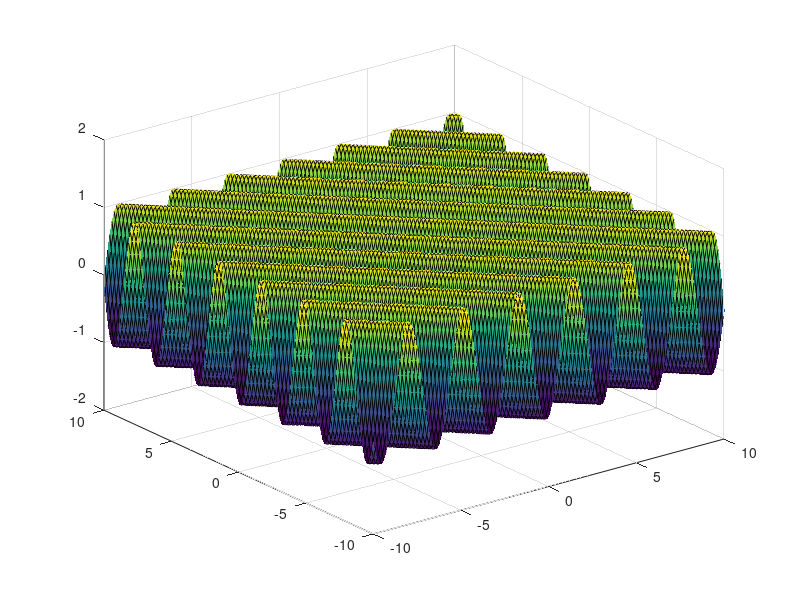
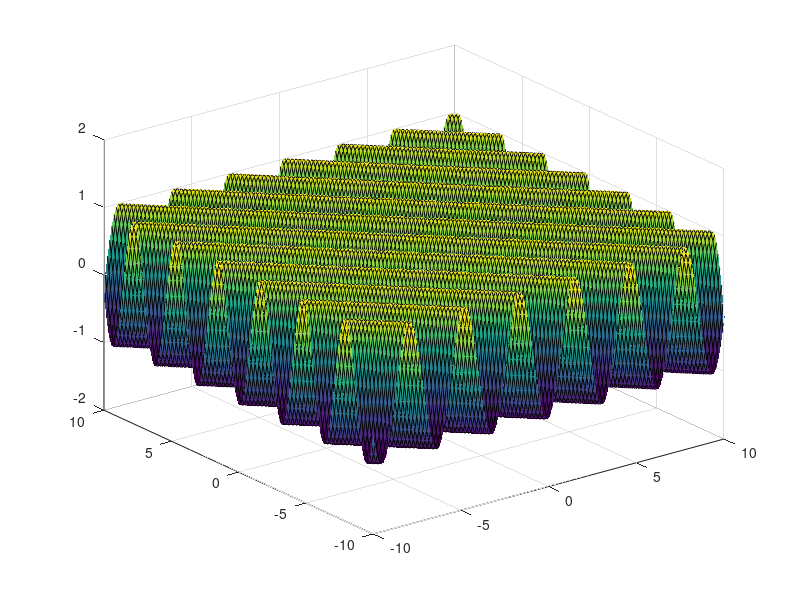
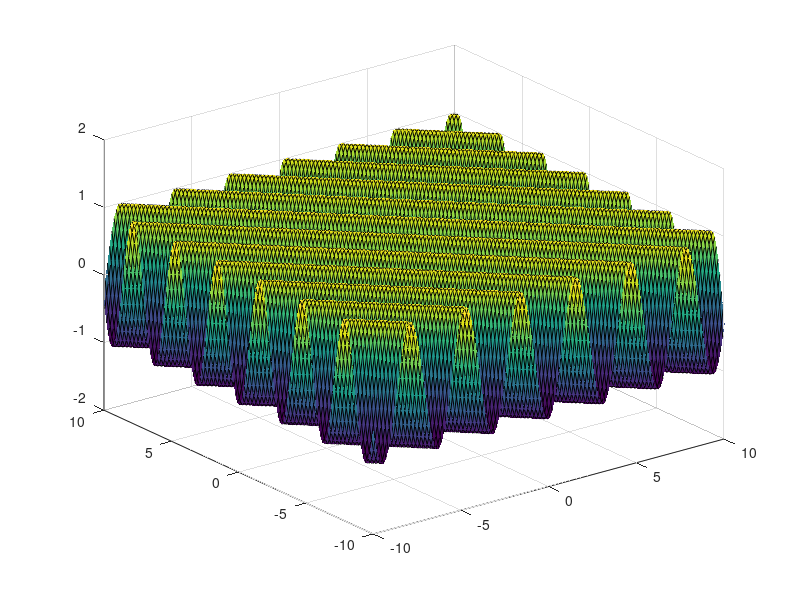
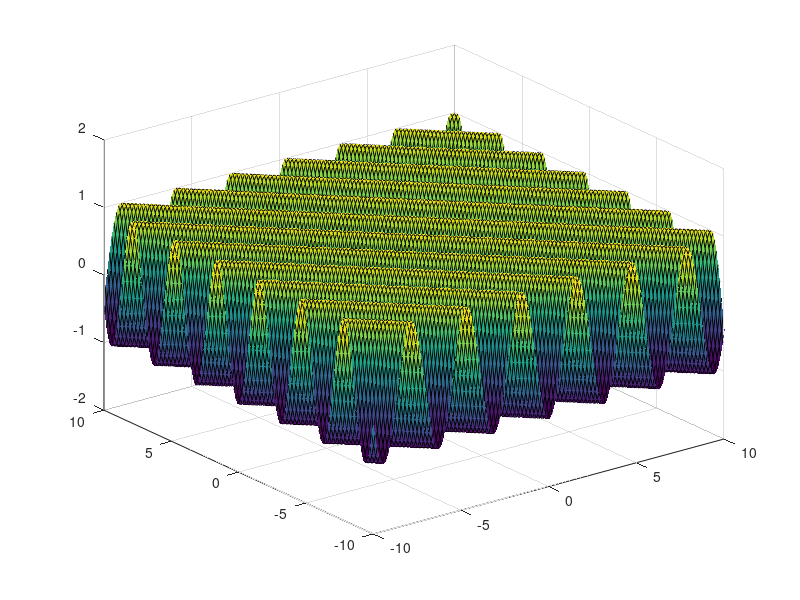

Write MATLAB code to recreate these figures, in order.
% DigiPen Bilbao
%
% PHY250 Spring 2021
%
% Asier Azpiri Iriarte
% asier.azpiri@digipen.edu
% 11/29/2021
%
%===============================================================================
function TravellingWave
 
  %Initialize arrays for X and Y
  X = linspace(-4*pi,4*pi,200);
  Y = linspace(-4*pi,4*pi,200);
  %Initialize the grid
  [XX,YY] = meshgrid(X,Y);
  %Time lapse between frames
  dTime = 0.1;
  
  for i = 1:200
    %Compute direction of wave
    rDirection = sqrt(XX.*XX + YY.*YY);
    %Increase time
    Time = dTime * i;
    
    %Case 1: K(2,0)
    %Z = sin(2*XX - Time);
    
    %Case 2: Radial direction
    %Z = sin(2*rDirection - Time);
     
    %Case 3: K(2,2)
    Z = sin(2*XX + 2*YY - Time);
    
    %Set uo the figure
    S = surf(X,Y,Z);
    axis([-10,10,-10,10,-2,2]);   
    
    %Print the figure
    filename = sprintf('C:\\Users\\34650\\Desktop\\PHY250_HW5\\Exercise1\\%05d.jpg',i);
    print(filename);
  endfor
 
endfunction
